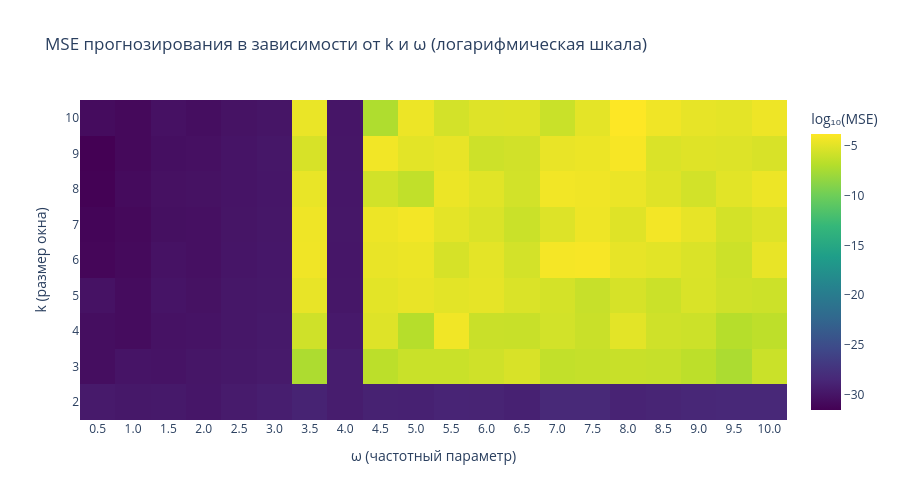

The cell this chart's notebook holds for it:
### Code cell
fig_heatmap_data = np.zeros((len(k_values), len(freq_values)))

for i, k_val in enumerate(k_values):
    for j, f in enumerate(freq_values):
        x_hm = np.sin(f * t)
        W_hm, P_hm, _ = build_linear_nn(x_hm, k_val)
        y_hm = predict(W_hm, P_hm).flatten()
        e_hm = x_hm[k_val:] - y_hm
        fig_heatmap_data[i, j] = np.mean(e_hm ** 2)

fig_hm = go.Figure(data=go.Heatmap(
    z=np.log10(fig_heatmap_data + 1e-32),
    x=[f"{f:.1f}" for f in freq_values],
    y=[str(k_val) for k_val in k_values],
    colorscale="Viridis",
    colorbar=dict(title="log₁₀(MSE)"),
    hovertemplate="ω=%{x}<br>k=%{y}<br>log₁₀(MSE)=%{z:.2f}<extra></extra>"
))

fig_hm.update_layout(
    title="MSE прогнозирования в зависимости от k и ω (логарифмическая шкала)",
    xaxis_title="ω (частотный параметр)",
    yaxis_title="k (размер окна)",
    template="plotly_white",
    height=500
)

fig_hm.write_html("outputs/mse_heatmap.html")
fig_hm.show()

### Figure 1 — Plotly figure (JSON) as saved in the notebook; plotly's stock layout.template omitted (floating-point values rounded to 4 significant figures; data arrays with more than 128 entries replaced by an {"elided": "..."} marker saying what was removed)
{"data": [{"colorbar": {"title": {"text": "log₁₀(MSE)"}}, "colorscale": [[0, "#440154"], [0.1111, "#482878"], [0.2222, "#3e4989"], [0.3333, "#31688e"], [0.4444, "#26828e"], [0.5556, "#1f9e89"], [0.6667, "#35b779"], [0.7778, "#6ece58"], [0.8889, "#b5de2b"], [1, "#fde725"]], "hovertemplate": "ω=%{x}<br>k=%{y}<br>log₁₀(MSE)=%{z:.2f}<extra></extra>", "type": "heatmap", "x": ["0.5", "1.0", "1.5", "2.0", "2.5", "3.0", "3.5", "4.0", "4.5", "5.0", "5.5", "6.0", "6.5", "7.0", "7.5", "8.0", "8.5", "9.0", "9.5", "10.0"], "y": ["2", "3", "4", "5", "6", "7", "8", "9", "10"], "z": {"elided": "9x20 float values"}}], "layout": {"height": 500, "title": {"text": "MSE прогнозирования в зависимости от k и ω (логарифмическая шкала)"}, "xaxis": {"title": {"text": "ω (частотный параметр)"}}, "yaxis": {"title": {"text": "k (размер окна)"}}}}
